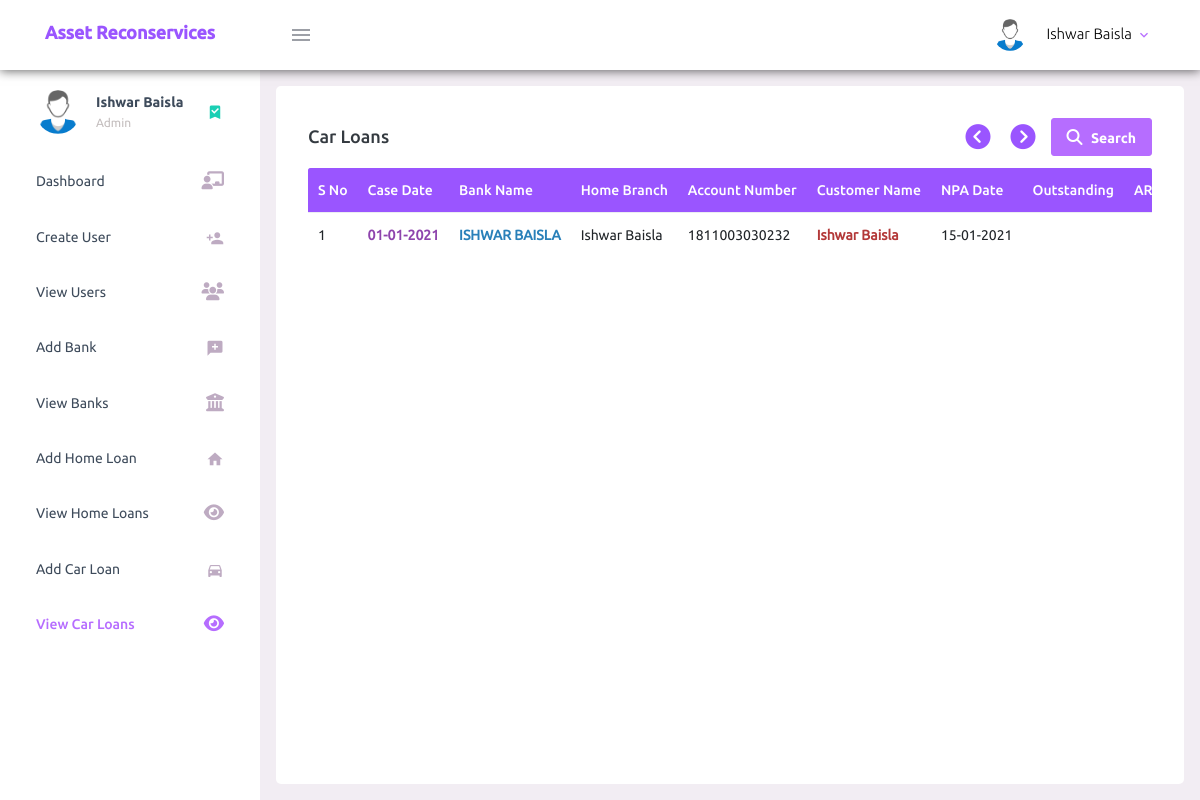
The app's page /view-car-loans.php (signed in) with its own data.
### tables this page shows
CREATE TABLE `car_loan` (
  `car_loan_cid` int(11) NOT NULL,
  `case_date` date NOT NULL,
  `bank_name` varchar(200) NOT NULL,
  `home_branch` varchar(200) NOT NULL,
  `account_number` varchar(200) NOT NULL,
  `customer_name` varchar(200) NOT NULL,
  `npa_date` date NOT NULL,
  `outstanding` varchar(200) NOT NULL,
  `arr_co_nd` varchar(200) NOT NULL,
  `notice13_sent_on` date NOT NULL,
  `principal_outstanding` varchar(200) NOT NULL,
  `bounce_charges` varchar(200) NOT NULL,
  `overdue_charges` varchar(200) NOT NULL,
  `other_charges` varchar(200) NOT NULL,
  `loan_emi_amount` varchar(200) NOT NULL,
  `no_of_emi_outstanding` int(11) NOT NULL,
  `reg_no` varchar(200) NOT NULL,
  `residence_address` varchar(200) NOT NULL,
  `residence_contact_no` varchar(200) NOT NULL,
  `office_address` varchar(200) NOT NULL,
  `office_contact_no` varchar(200) NOT NULL,
  `make` varchar(200) NOT NULL,
  `engine_no` varchar(200) NOT NULL,
  `chassis_no` varchar(200) NOT NULL,
  `tenure` varchar(200) NOT NULL,
  `co_applicant_name` varchar(200) NOT NULL,
  `co_applicant_mobile` varchar(200) NOT NULL,
  `co_applicant_address` varchar(200) NOT NULL,
  `employer_name` varchar(200) NOT NULL,
  `employer_mobile` varchar(200) NOT NULL,
  `employer_address` varchar(200) NOT NULL,
  `amount_recovered` varchar(200) NOT NULL,
  `bill_raised` varchar(200) NOT NULL,
  `payment_received` varchar(200) NOT NULL,
  `case_status` tinyint(4) NOT NULL
);

### view-car-loans.php (the view, shortened to what this page needs)
<?php
    require_once('connection.php');
    $db_error = '';
    $result_array = array();
    $control = 0;
    $error_occured = 0;
    if($error_occured || !$control){
      $sql = "SELECT * FROM car_loan";
      $result = $conn->query($sql);
      if($conn->error != ''){
          $_SESSION['error_msg'] = 'Something went wrong!';
          $db_error = $conn->error;
      }
      else if($result->num_rows == 0){
          $_SESSION['error_msg'] = 'No Car loans';
      }
      else{
        while($row = $result->fetch_assoc()){
          array_push($result_array, $row);
        }
      }
    }
?>
<!DOCTYPE html>
<html lang="en">
  <head>
    <?php require 'includes/layout.php'; ?>
  </head>
  <body>
    <div class="container-scroller">
      <?php require 'includes/dashboard-header.php'; ?>
      <div class="container-fluid page-body-wrapper">
        <?php require 'includes/side-navigation.php'; ?>
        <div class="main-panel">
          <div class="content-wrapper">
            <div class="row ht-100">
              <div class="col-lg grid-margin stretch-card mb-0">
                <div class="card">
                  <div class="card-body set-table-height">
                    <h4 class="card-title form-inline justify-content-between">
                    Car Loans
                    <div class="form-inline">
                      <div class="table-scroll-btn-container">
                        <?php if(sizeof($result_array) > 0){ ?>
                        <div class="table-scroll-btn">
                          <span id="scroll-to-left-end-of-div">
                              <i  class="fas fa-chevron-circle-left"></i>
                          </span>
                          <span id="scroll-to-right-end-of-div" >
                              <i class="fas fa-chevron-circle-right"></i>
                          </span>
                        </div>
                        <?php } ?>
                      </div>
                      <?php if(sizeof($result_array) > 0){ ?>
                      <button id="show-search-popup" class="btn btn-primary">
                          <i class="fas fa-search"></i>
                          Search
                      </button>
                      <?php } ?>
                    </div>
                    </h4>
                    <div class="table-container">
                    <?php if($db_error == ''){ ?>
                        <?php if(sizeof($result_array) > 0){ ?>
                            <table class="table table-hover">
                              <thead>
                                <tr>
                                  <th>S No</th>
                                  <th>Case Date</th>
                                  <th>Bank Name</th>
                                  <th>Home Branch</th>
                                  <th>Account Number</th>
                                  <th>Customer Name</th>
                                  <th>NPA Date</th>
                                  <th>Outstanding</th>
                                  <th>ARR-CO ND</th>
                                </tr>
                              </thead>
                            <tbody>
                            <?php
                                $serial_no = 1;
                                foreach ($result_array as $car_loan){
                                    $date = $car_loan['case_date'];
                                    $case_date = new DateTime($date);
                                    $date = $car_loan['npa_date'];
                                    $npa_date = new DateTime($date);
                                    ?>
                                    <tr>
                                      <td><?php echo $serial_no; ?></td>
                                      <td class="case-date"><?php echo $car_loan['case_date']!= '0000-00-00'? $case_date->format('d-m-Y') : '-'; ?></td>
                                      <td class="bank"><?php echo $car_loan['bank_name']; ?></td>
                                      <td><?php echo $car_loan['home_branch']; ?></td>
                                      <td><?php echo $car_loan['account_number']; ?></td>
                                      <td class="borrower text-capitalize"><?php echo $car_loan['customer_name']; ?></td>
                                      <td><?php echo $car_loan['npa_date']!= '0000-00-00'? $npa_date->format('d-m-Y') : '-'; ?></td>
                                      <td><?php echo $car_loan['outstanding']; ?></td>
                                      <td><?php echo $car_loan['arr_co_nd']; ?></td>
                                    </tr>
                                    <?php
                                    $serial_no += 1;
                                }
                            ?>
                            </tbody>
                            </table>
                        <?php } ?>
                    <?php } ?>
                    </div>
                  </div>
                </div>
              </div>
            </div>
          </div>
        </div>
      </div>
    </div>
  </body>
</html>

### records on screen
car_loan: case_date "01-01-2021", bank_name "ISHWAR BAISLA", home_branch "Ishwar Baisla", account_number "1811003030232", customer_name "Ishwar Baisla", npa_date "15-01-2021"

### other values on screen
$_SESSION['user_full_name'] "Ishwar Baisla"
